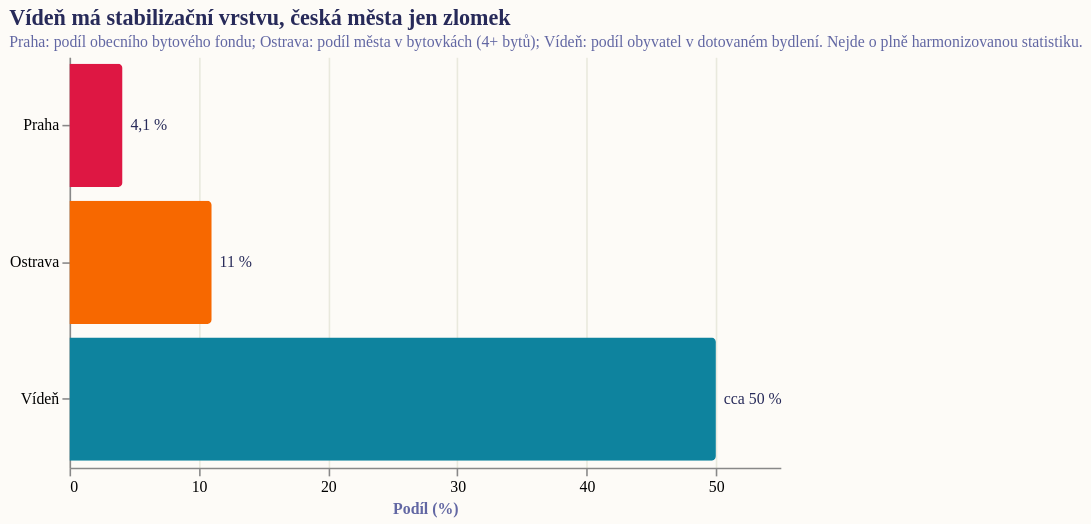

Specify this chart in Vega-Lite:
### Vega-Lite specification from a JSON file in a GitHub repository (floating-point values rounded to 4 significant figures)
{"_source": "Zdroj: IPR Praha / Mahdalová & Škop (vlastní výpočty, Seznam Zprávy 2024) / SocialHousing.wien", "$schema": "https://vega.github.io/schema/vega-lite/v5.json", "description": "Praha, Ostrava a Vídeň: orientační velikost stabilizační vrstvy bydlení", "title": {"text": "Vídeň má stabilizační vrstvu, česká města jen zlomek", "subtitle": "Praha: podíl obecního bytového fondu; Ostrava: podíl města v bytovkách (4+ bytů); Vídeň: podíl obyvatel v dotovaném bydlení. Nejde o plně harmonizovanou statistiku."}, "width": 450, "height": 260, "autosize": {"type": "pad", "resize": true}, "background": "#fdfbf7", "data": {"values": [{"city": "Praha", "metric": "Obecní bytový fond", "value": 4.1, "label": "4,1 %", "note": "podíl bytového fondu"}, {"city": "Ostrava", "metric": "Podíl města v bytovkách", "value": 11, "label": "11 %", "note": "podíl města v bytovkách (4+ bytů)"}, {"city": "Vídeň", "metric": "Dotované bydlení", "value": 50, "label": "cca 50 %", "note": "přibližný podíl obyvatel"}]}, "layer": [{"mark": {"type": "bar", "tooltip": true, "cornerRadiusEnd": 3}, "encoding": {"y": {"field": "city", "type": "nominal", "title": null, "sort": ["Praha", "Ostrava", "Vídeň"]}, "x": {"field": "value", "type": "quantitative", "title": "Podíl (%)", "scale": {"domain": [0, 55]}, "axis": {"tickCount": 6}}, "color": {"field": "city", "type": "nominal", "scale": {"domain": ["Praha", "Ostrava", "Vídeň"], "range": ["#de1743", "#f76800", "#0e839e"]}, "legend": null}}}, {"mark": {"type": "text", "align": "left", "baseline": "middle", "dx": 5, "font": "Work Sans", "fontSize": 10, "color": "#272a59"}, "encoding": {"y": {"field": "city", "type": "nominal", "sort": ["Praha", "Ostrava", "Vídeň"]}, "x": {"field": "value", "type": "quantitative"}, "text": {"field": "label", "type": "nominal"}}}], "config": {"view": {"stroke": "transparent"}, "title": {"font": "Roboto Slab", "fontWeight": "bold", "fontSize": 14, "anchor": "start", "color": "#272a59", "subtitleFont": "Work Sans", "subtitleFontSize": 10, "subtitleColor": "#6267a3"}, "axis": {"labelFont": "Work Sans", "labelFontSize": 10, "titleFont": "Work Sans", "titleFontSize": 10, "titleColor": "#6267a3", "gridColor": "#e9e9dd"}}}
